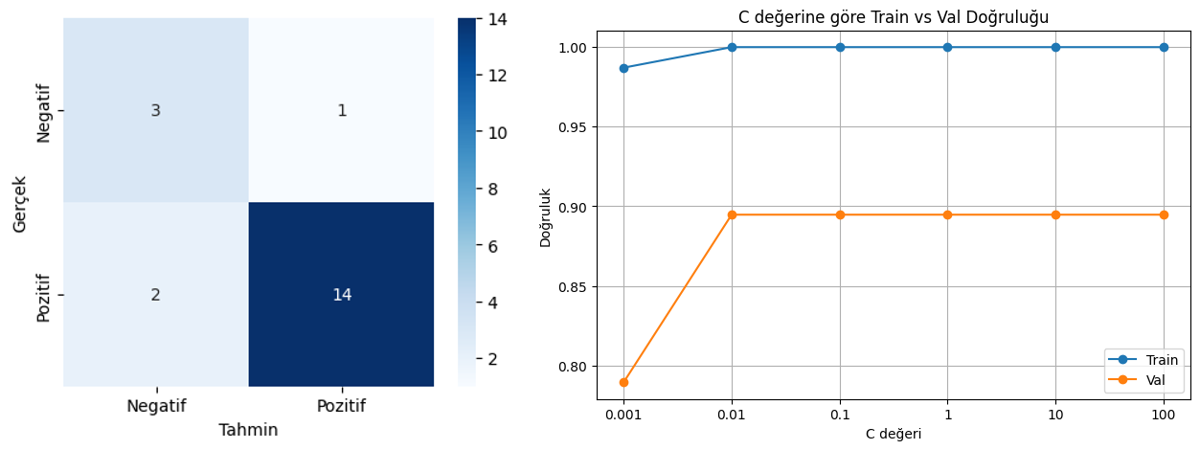
#> input picture images/bisiklet_metrikler.png, 1200 x 450 px, found by its file name
$ jupyter execute 03_harris_vs_shi_tomasi.ipynb   (older library calls are emulated)
#> lines starting #> are read from the running program, lines starting #| are printed output that depends on the picture; after the words box and inside, x2 and y2 are one past the last pixel; in counts of white or black regions, pixels touching at a corner belong together
[cell 1]
from google.colab import files
uploaded = files.upload()
#> the answer given: bisiklet_metrikler.png
filename = list(uploaded.keys())[0]
print(filename)

[cell 2]
from scipy.ndimage import maximum_filter
import cv2
import numpy as np
import matplotlib.pyplot as plt

def detect_corners(image_path, method='shi-tomasi', alpha=0.04, window_size=5, threshold_ratio=0.01, nms_size=7):
    # 1.oku ve gri tonlamaya çevir
#> called with image_path = 'bisiklet_metrikler.png', method = 'shi-tomasi', alpha = 0.04, window_size = 5, threshold_ratio = 0.01, nms_size = 7
    img_color = cv2.imread(image_path)
#> img_color is the input picture: shape (450, 1200, 3); mean B, G, R 239.2, 233.5, 228.8
    gray = cv2.cvtColor(img_color, cv2.COLOR_BGR2GRAY).astype(np.float32)
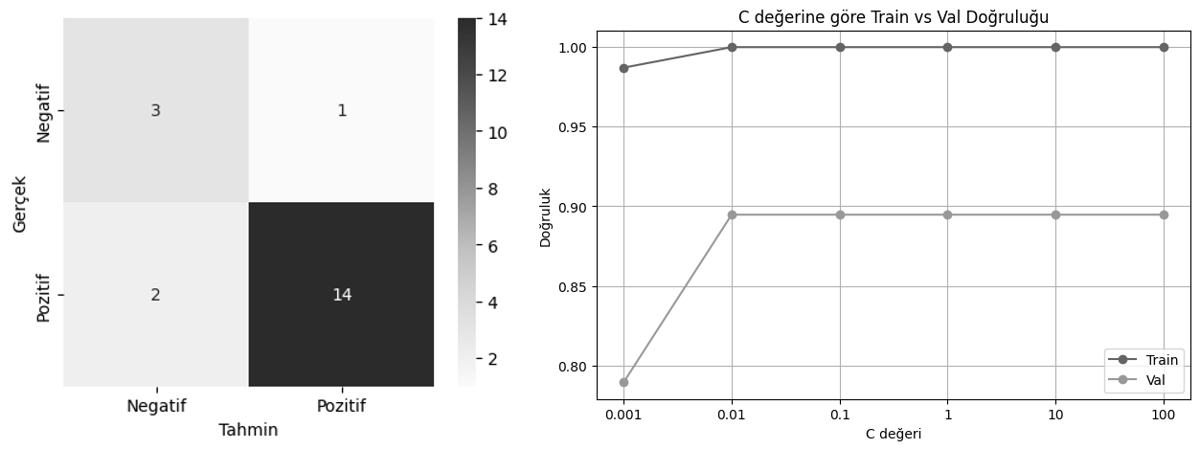
#> gray: shape (450, 1200) float32; min 0, max 255, mean 232.7
    # 2.sobel gradyanları
    Ix = cv2.Sobel(gray, cv2.CV_64F, 1, 0, ksize=3)
    Iy = cv2.Sobel(gray, cv2.CV_64F, 0, 1, ksize=3)
    Ixx, Iyy, Ixy = Ix*Ix, Iy*Iy, Ix*Iy
    # 3.pencerede topla (M matrisi bileşenleri)
    Sxx = cv2.boxFilter(Ixx, ddepth=-1, ksize=(window_size, window_size))
    Syy = cv2.boxFilter(Iyy, ddepth=-1, ksize=(window_size, window_size))
    Sxy = cv2.boxFilter(Ixy, ddepth=-1, ksize=(window_size, window_size))
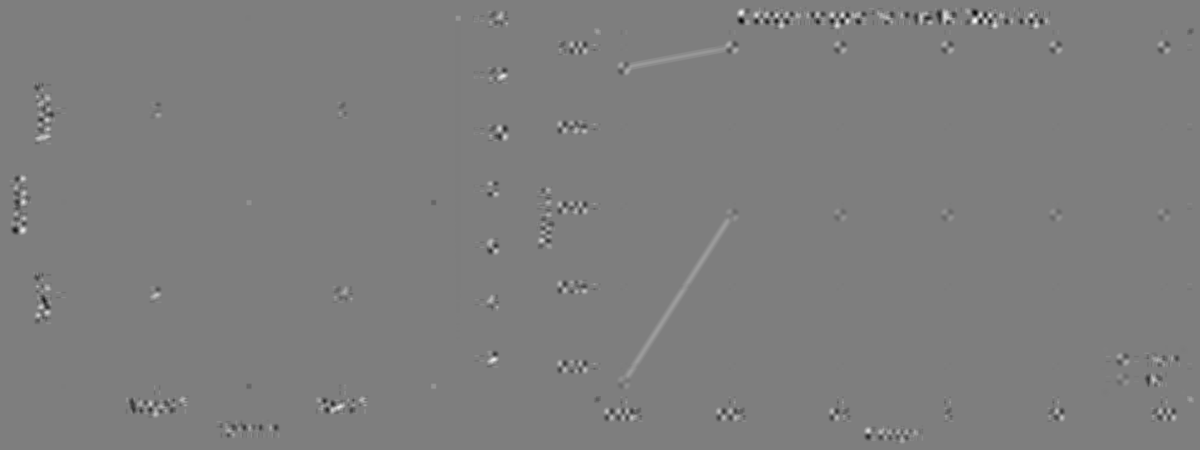
#> Sxy: shape (450, 1200) float64; min -157757.8, max 161361, mean 98.5; drawn with min black and max white
    # 4.cornerness ölçütü (yönteme göre)
    if method == 'shi-tomasi':
        trace = Sxx + Syy
        det_term = np.sqrt(((Sxx - Syy) / 2) ** 2 + Sxy ** 2)
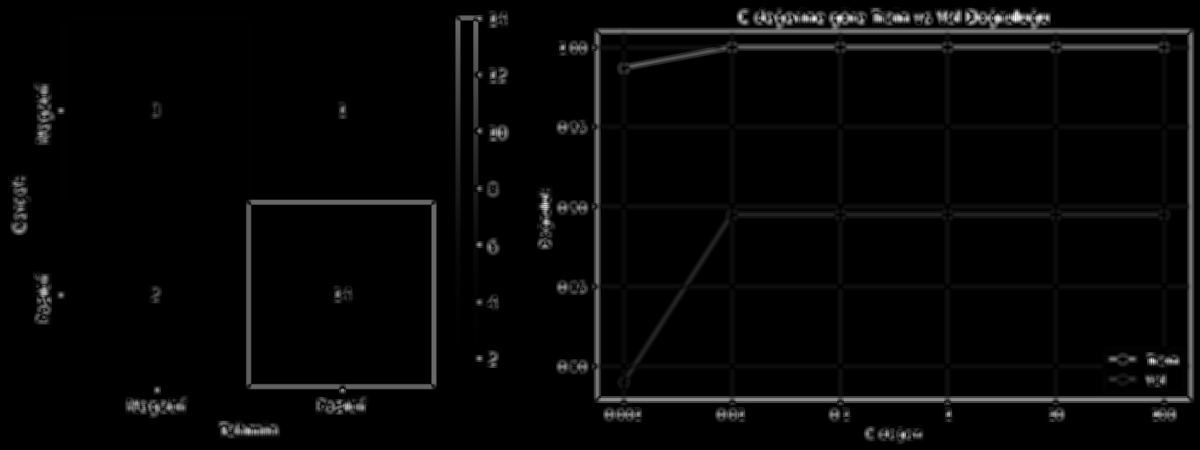
#> det_term: shape (450, 1200) float64; min 0, max 297080.8, mean 7833.8; drawn with min black and max white
        response = trace / 2 - det_term   # λmin
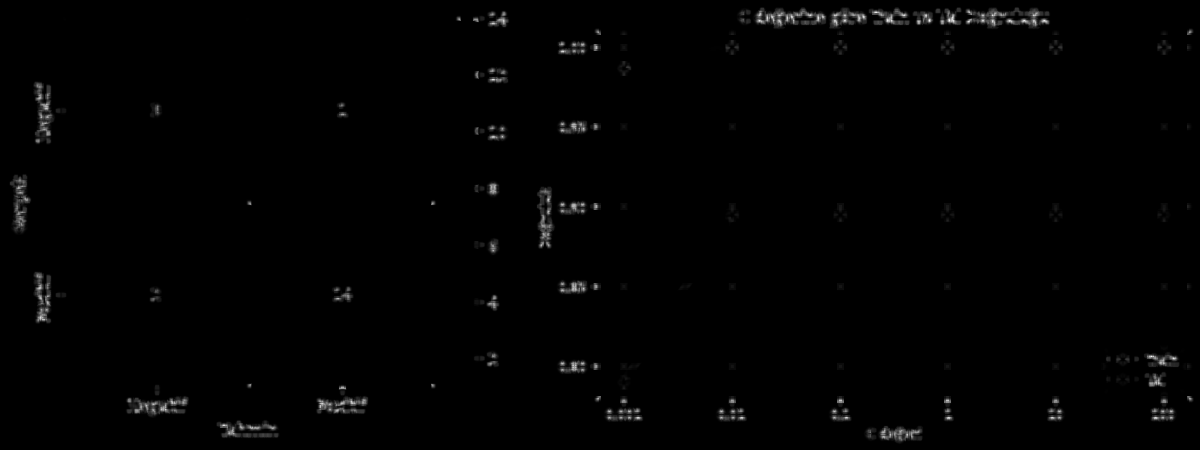
#> response: shape (450, 1200) float64; min 0, max 227865, mean 1915.2; drawn with min black and max white
    elif method == 'harris':
        det_H = Sxx * Syy - Sxy**2
        trace_H = Sxx + Syy
        response = det_H - alpha * (trace_H ** 2)
    else:
        raise ValueError("method 'shi-tomasi' ya da 'harris' olmalı")
    # 5.threshold + NMS
    threshold = threshold_ratio * response.max()
#> threshold = 2278.7
    mask = response > threshold
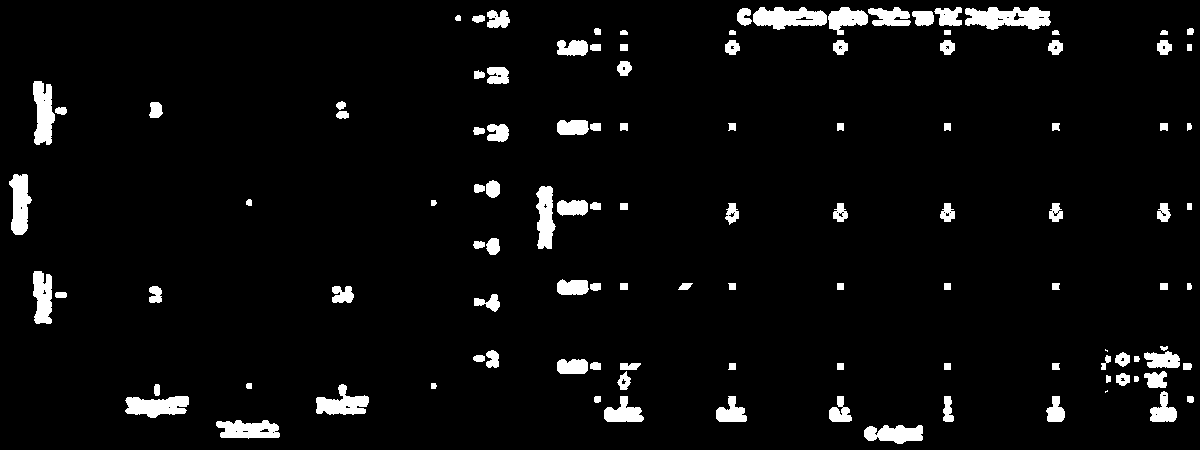
#> mask: shape (450, 1200) bool; 4.7% white; 114 white regions (2 under 20 px), largest, box (x1, y1, x2, y2) and area: (965, 7, 1051, 30) 1384, (753, 7, 827, 30) 1165, (33, 81, 55, 145) 1024
    local_max = maximum_filter(response, size=nms_size)
    is_local_max = (response == local_max)
#> is_local_max: shape (450, 1200) bool; 85.7% white; 63 black regions, largest, box (x1, y1, x2, y2) and area: (612, 3, 1068, 81) 12789, (468, 6, 514, 393) 9855, (590, 199, 745, 426) 6069
    corners = mask & is_local_max
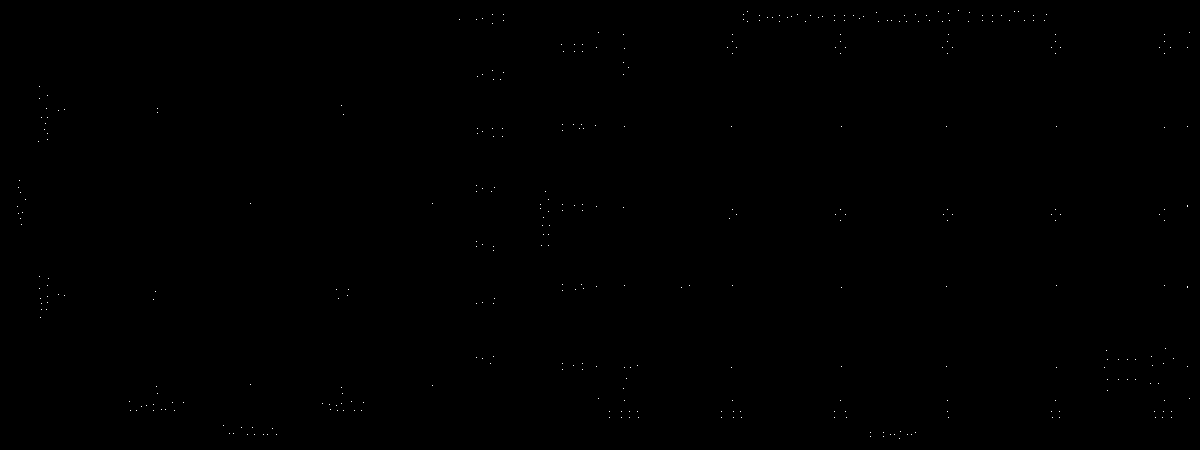
#> corners: shape (450, 1200) bool; 0.07% white in thin lines or dots

    return img_color, corners

[cell 3]
def show_corners(img_color, corners, title='', save_path=None ):
#> called with title = 'Shi-Tomasi- foto3', save_path = 'shi_tomasi_foto3.png'
    ys, xs = np.where(corners)
#> ys = 372 values from 10 to 438; xs = 372 values, max 1189 at index 63, min 17 at index 164, mean 655.3
    plt.figure(figsize=(6,6))
    plt.imshow(cv2.cvtColor(img_color, cv2.COLOR_BGR2RGB))
    plt.scatter(xs, ys, s=15, c='red', marker='x')
    plt.title(f'{title} ({corners.sum()} köşe)')
    if save_path:
     plt.savefig(save_path, bbox_inches='tight')
    plt.show()

[cell 4]
img, corners_st = detect_corners(filename, method='shi-tomasi')
show_corners(img, corners_st, title='Shi-Tomasi- foto3', save_path='shi_tomasi_foto3.png')

img, corners_h = detect_corners(filename, method='harris', alpha=0.04)
#> call 2 of detect_corners, with image_path = 'bisiklet_metrikler.png', method = 'harris', alpha = 0.04, window_size = 5, threshold_ratio = 0.01, nms_size = 7
#> in detect_corners (call 2), `response = det_H - alpha * (trace_H ** 2)`:
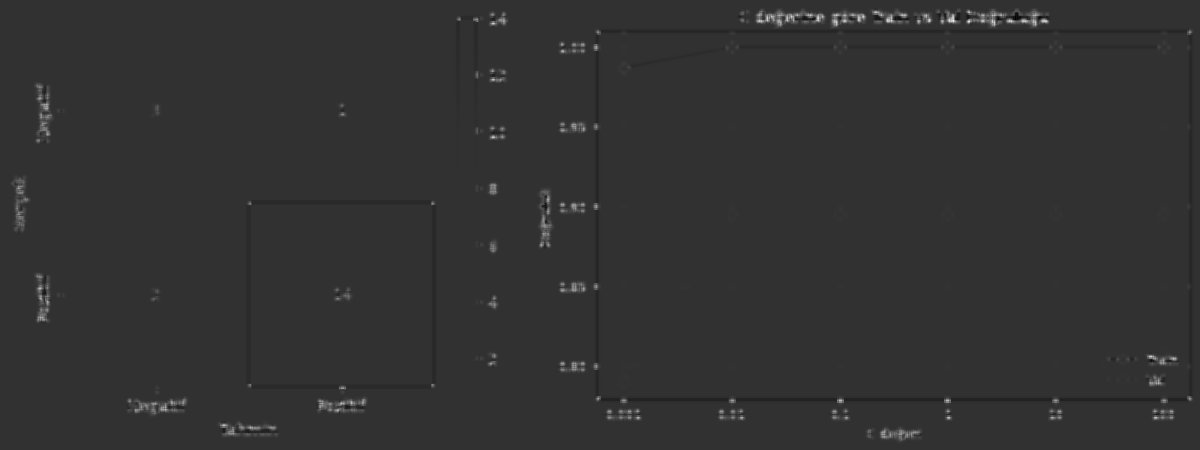
#> response: shape (450, 1200) float64; min -1.41e+10, max 5.79e+10, mean 203492132.7; drawn with min black and max white
#> in detect_corners (call 2), `threshold = threshold_ratio * response.max()`: threshold = 578640978
#> in detect_corners (call 2), `mask = response > threshold`: mask: shape (450, 1200) bool; 3.2% white; 142 white regions (44 under 20 px), largest, box (x1, y1, x2, y2) and area: (965, 7, 1050, 29) 1104, (754, 8, 827, 29) 980, (126, 396, 189, 417) 844
#> in detect_corners (call 2), `is_local_max = (response == local_max)`:
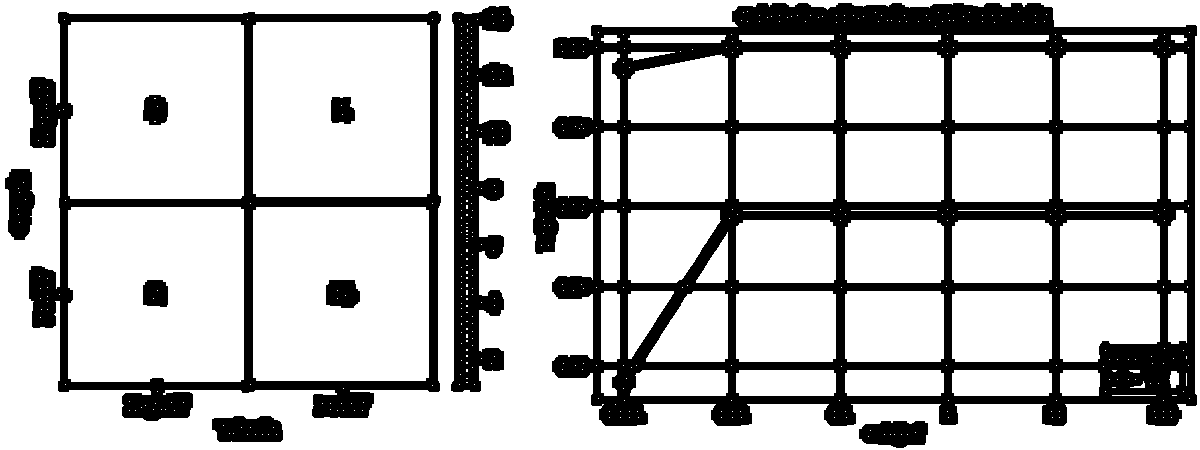
#> is_local_max: shape (450, 1200) bool; 75.7% white; 10 black regions, largest, box (x1, y1, x2, y2) and area: (533, 3, 1197, 426) 84369, (29, 11, 441, 421) 25787, (451, 6, 514, 392) 13535
#> in detect_corners (call 2), `corners = mask & is_local_max`: corners: shape (450, 1200) bool; 0.06% white in thin lines or dots
show_corners(img, corners_h, title='Harris- foto3', save_path='harris_foto3.png')
#> call 2 of show_corners, with title = 'Harris- foto3', save_path = 'harris_foto3.png'
#> in show_corners (call 2), `ys, xs = np.where(corners)`: ys = 323 values from 11 to 436; xs = 323 values, max 1189 at index 61, min 17 at index 154, mean 651.9
#> in show_corners (call 2), `plt.savefig(save_path, bbox_inches='tight')`:
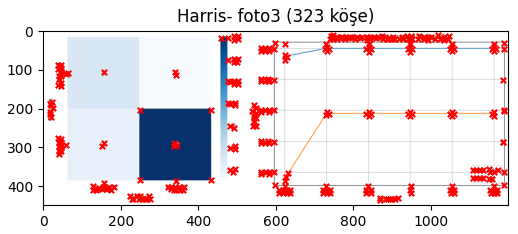
#> figure drawn by matplotlib, 1 panel
print(corners_st.sum())
#| 372
print(corners_h.sum())
#| 323

$ run again, on images/gtsrb_confusion_matrix.png
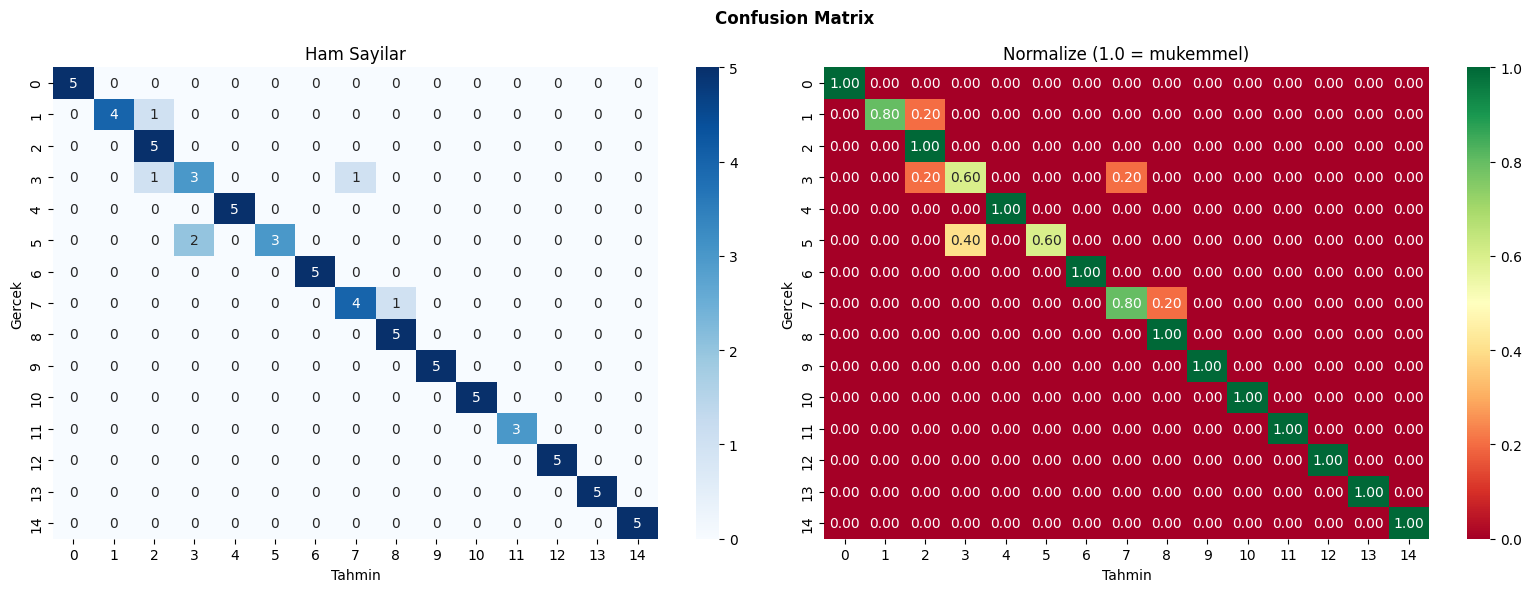
#> input picture images/gtsrb_confusion_matrix.png, 1531 x 592 px, found by its file name
#> in detect_corners, img_color is the input picture: shape (592, 1531, 3); mean B, G, R 184.3, 173.5, 213.7
#> threshold = 3270.9
#> in detect_corners, `mask = response > threshold`:
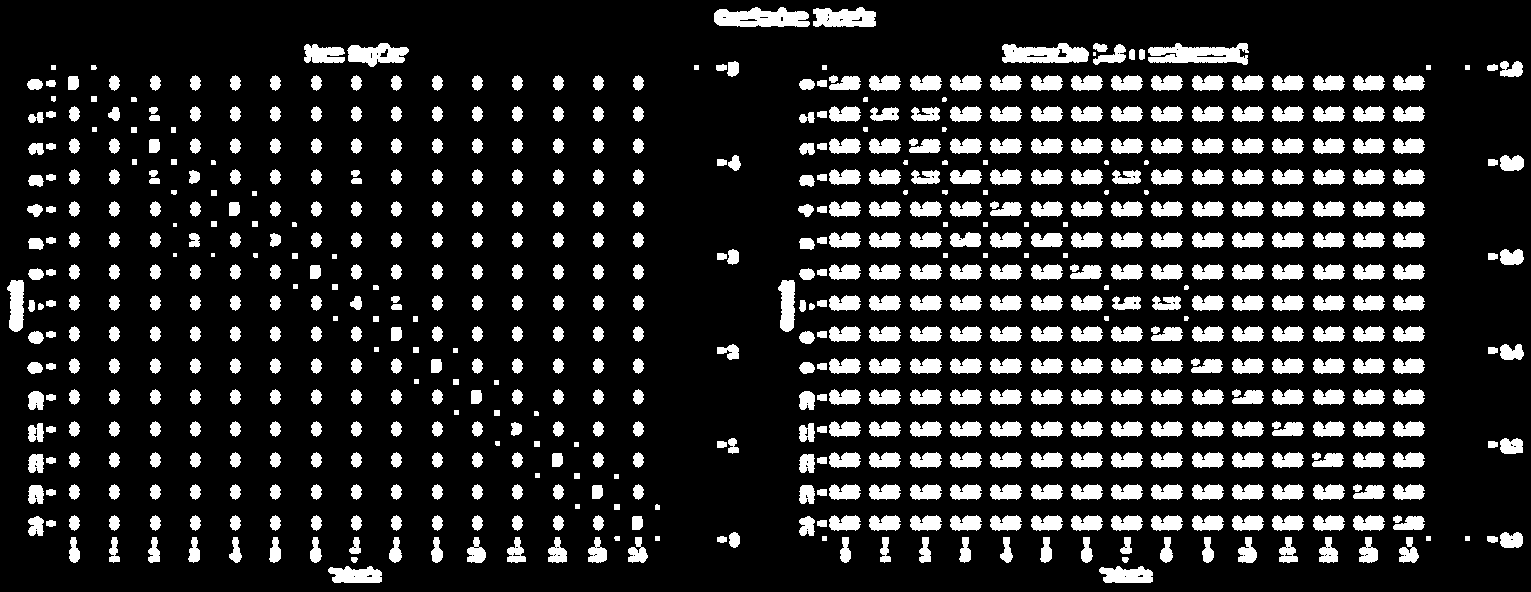
#> mask: shape (592, 1531) bool; 16.4% white; 679 white regions (4 under 20 px), largest, box (x1, y1, x2, y2) and area: (1148, 43, 1249, 65) 1486, (714, 7, 810, 27) 1446, (1002, 43, 1089, 63) 1292
#> is_local_max: shape (592, 1531) bool; 57.2% white; 303 black regions, largest, box (x1, y1, x2, y2) and area: (775, 61, 1435, 586) 222160, (1484, 58, 1528, 551) 9848, (713, 58, 745, 551) 8125
#> corners: shape (592, 1531) bool; 0.26% white in thin lines or dots
#> ys = 2382 values from 12 to 578; xs = 2382 values, max 1518 at index 1370, min 14 at index 1226, mean 886.6
#> mask: shape (592, 1531) bool; 10.7% white; 768 white regions (56 under 20 px), largest, box (x1, y1, x2, y2) and area: (1149, 44, 1248, 64) 1165, (715, 8, 809, 26) 1154, (1002, 44, 1088, 62) 1030
#> is_local_max: shape (592, 1531) bool; 57.1% white; 324 black regions, largest, box (x1, y1, x2, y2) and area: (775, 40, 1435, 586) 142343, (4, 40, 664, 586) 53962, (1461, 58, 1528, 551) 16085
#> corners: shape (592, 1531) bool; 0.26% white in thin lines or dots
#> ys = 2334 values from 12 to 578; xs = 2334 values, max 1518 at index 514, min 14 at index 1179, mean 882.5
#> in show_corners (call 2), `plt.savefig(save_path, bbox_inches='tight')`:
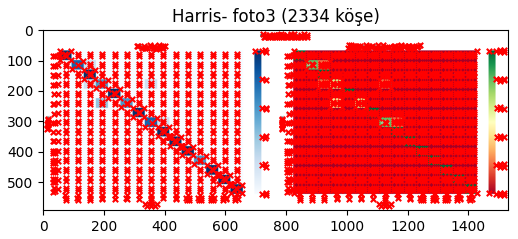
#> figure drawn by matplotlib, 1 panel
#| 2382
#| 2334
